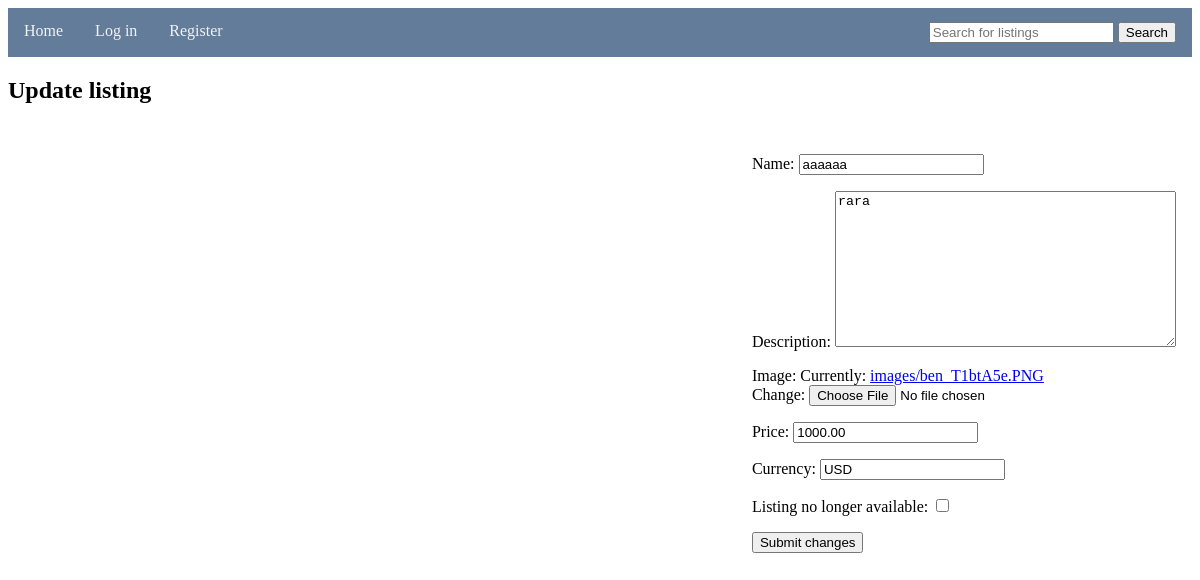
The page /my_listings/edit/13/ on the database its author committed.
### store/models.py (models this page shows)
class Listing(models.Model):
    listingname = models.CharField(max_length=255)
    description = models.TextField(max_length=2000, default="Nav apraksta")
    listingimage = models.ImageField(upload_to='images/', validators=[validate_image], default='images/default.png')
    price = models.DecimalField(max_digits=10, decimal_places=2, default=0.00)
    currency = models.CharField(max_length=255, default="EUR")
    statuscompleted = models.BooleanField(default=False)
    listinguser = models.CharField(max_length=2000)

### store/views.py (the view)
# urls.py: path('my_listings/edit/<int:pk>/', edit_listing, name='edit_listing'),
def edit_listing(request, pk):
    listing = get_object_or_404(Listing, pk=pk)
    if request.method == 'POST':
        form = ListingEditForm(request.POST, instance=listing)
        if form.is_valid():
            form.save()
            return redirect('store:my_listings')
    else:
        form = ListingEditForm(instance=listing)
    return render(request, 'edit_listing.html', {'form': form})

### store/forms.py
class ListingEditForm(forms.ModelForm):
    class Meta:
        model = Listing
        fields = ['listingname', 'description', 'listingimage', 'price', 'currency', 'statuscompleted']

### store/templates/edit_listing.html (shortened to what this page needs)
{% extends 'base.html' %}
{% block content %}
  <h2>Update listing</h2>
  <form method="post">
    <p>
      <label for="{{ form.listingname.id_for_label }}">Name:</label>
      {{ form.listingname }}
    </p>
    <p>
      <label for="{{ form.description.id_for_label }}">Description:</label>
      {{ form.description }}
    </p>
    <p>
        <label for="{{ form.listingimage.id_for_label }}">Image:</label>
        {{ form.listingimage }}
    </p>
    <p>
      <label for="{{ form.price.id_for_label }}">Price:</label>
      {{ form.price }}
    </p>
    <p>
      <label for="{{ form.currency.id_for_label }}">Currency:</label>
      {{ form.currency }}
    </p>
    <p>
      <label for="{{ form.statuscompleted.id_for_label }}">Listing no longer available:</label>
      {{ form.statuscompleted }}
    </p>
    <input type="submit" value="Submit changes">
  </form>
{% endblock %}

### static/css/header.css (style rules this page uses)
form { float: right; padding: 14px 16px; }

### rows shown on the page
Listing: listingname "aaaaaa", description "rara", price "1000.00", currency "USD"
